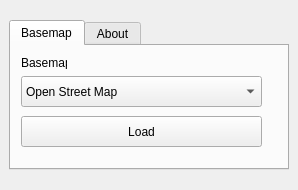
<?xml version="1.0" encoding="UTF-8"?>
<ui version="4.0">
 <class>LTaxBasemapDockWidgetBase</class>
 <widget class="QDockWidget" name="LTaxBasemapDockWidgetBase">
  <property name="geometry">
   <rect>
    <x>0</x>
    <y>0</y>
    <width>298</width>
    <height>190</height>
   </rect>
  </property>
  <property name="windowTitle">
   <string>LTax BaseMap</string>
  </property>
  <widget class="QWidget" name="dockWidgetContents">
   <layout class="QGridLayout" name="gridLayout">
    <item row="0" column="0">
     <widget class="QTabWidget" name="tabWidget">
      <property name="sizePolicy">
       <sizepolicy hsizetype="Fixed" vsizetype="Fixed">
        <horstretch>0</horstretch>
        <verstretch>0</verstretch>
       </sizepolicy>
      </property>
      <property name="minimumSize">
       <size>
        <width>280</width>
        <height>150</height>
       </size>
      </property>
      <property name="currentIndex">
       <number>0</number>
      </property>
      <widget class="QWidget" name="tab">
       <attribute name="title">
        <string>Basemap</string>
       </attribute>
       <widget class="QLabel" name="label">
        <property name="geometry">
         <rect>
          <x>10</x>
          <y>10</y>
          <width>46</width>
          <height>13</height>
         </rect>
        </property>
        <property name="text">
         <string>Basemap :</string>
        </property>
       </widget>
       <widget class="QComboBox" name="comboBox">
        <property name="geometry">
         <rect>
          <x>10</x>
          <y>30</y>
          <width>241</width>
          <height>31</height>
         </rect>
        </property>
        <property name="sizePolicy">
         <sizepolicy hsizetype="Preferred" vsizetype="Fixed">
          <horstretch>0</horstretch>
          <verstretch>0</verstretch>
         </sizepolicy>
        </property>
        <property name="layoutDirection">
         <enum>Qt::LeftToRight</enum>
        </property>
        <property name="iconSize">
         <size>
          <width>32</width>
          <height>32</height>
         </size>
        </property>
        <item>
         <property name="text">
          <string>Open Street Map</string>
         </property>
         <property name="icon">
          <iconset resource="resources.qrc">
           <normaloff>:/plugins/ltax_basemap/icons/osm2.jpeg</normaloff>:/plugins/ltax_basemap/icons/osm2.jpeg</iconset>
         </property>
        </item>
        <item>
         <property name="text">
          <string>Google Terrian</string>
         </property>
         <property name="icon">
          <iconset resource="resources.qrc">
           <normaloff>:/plugins/ltax_basemap/icons/terrain1.jpg</normaloff>:/plugins/ltax_basemap/icons/terrain1.jpg</iconset>
         </property>
        </item>
        <item>
         <property name="text">
          <string>Google Satellite Map</string>
         </property>
         <property name="icon">
          <iconset resource="resources.qrc">
           <normaloff>:/plugins/ltax_basemap/icons/imagery.png</normaloff>:/plugins/ltax_basemap/icons/imagery.png</iconset>
         </property>
        </item>
        <item>
         <property name="text">
          <string>Google Hybrid Map</string>
         </property>
         <property name="icon">
          <iconset resource="resources.qrc">
           <normaloff>:/plugins/ltax_basemap/icons/map11.jpeg</normaloff>:/plugins/ltax_basemap/icons/map11.jpeg</iconset>
         </property>
        </item>
        <item>
         <property name="text">
          <string>ESRI Topo Map</string>
         </property>
         <property name="icon">
          <iconset resource="resources.qrc">
           <normaloff>:/plugins/ltax_basemap/icons/map7.jpg</normaloff>:/plugins/ltax_basemap/icons/map7.jpg</iconset>
         </property>
        </item>
        <item>
         <property name="text">
          <string>ESRI Satellite Map</string>
         </property>
         <property name="icon">
          <iconset resource="resources.qrc">
           <normaloff>:/plugins/ltax_basemap/icons/satellite2.jpeg</normaloff>:/plugins/ltax_basemap/icons/satellite2.jpeg</iconset>
         </property>
        </item>
        <item>
         <property name="text">
          <string>RTSD L7018S</string>
         </property>
         <property name="icon">
          <iconset resource="resources.qrc">
           <normaloff>:/plugins/ltax_basemap/icons/rtsd2.jpg</normaloff>:/plugins/ltax_basemap/icons/rtsd2.jpg</iconset>
         </property>
        </item>
        <item>
         <property name="text">
          <string>ภาพถ่ายดาวเทียม 2560-2562(GSD=2m.)</string>
         </property>
         <property name="icon">
          <iconset resource="resources.qrc">
           <normaloff>:/plugins/ltax_basemap/icons/satellite.jpg</normaloff>:/plugins/ltax_basemap/icons/satellite.jpg</iconset>
         </property>
        </item>
        <item>
         <property name="text">
          <string>รูปแปลงที่ดิน โฉนด (1)</string>
         </property>
         <property name="icon">
          <iconset resource="resources.qrc">
           <normaloff>:/plugins/ltax_basemap/icons/ic_launcher.png</normaloff>:/plugins/ltax_basemap/icons/ic_launcher.png</iconset>
         </property>
        </item>
        <item>
         <property name="text">
          <string>รูปแปลงที่ดิน โฉนด (2)</string>
         </property>
         <property name="icon">
          <iconset resource="resources.qrc">
           <normaloff>:/plugins/ltax_basemap/icons/ic_launcher.png</normaloff>:/plugins/ltax_basemap/icons/ic_launcher.png</iconset>
         </property>
        </item>
        <item>
         <property name="text">
          <string>รูปแปลงที่ดิน โฉนด (3)</string>
         </property>
         <property name="icon">
          <iconset resource="resources.qrc">
           <normaloff>:/plugins/ltax_basemap/icons/ic_launcher.png</normaloff>:/plugins/ltax_basemap/icons/ic_launcher.png</iconset>
         </property>
        </item>
        <item>
         <property name="text">
          <string>รูปแปลง ส.ป.ก.4-01 (1)</string>
         </property>
         <property name="icon">
          <iconset resource="resources.qrc">
           <normaloff>:/plugins/ltax_basemap/icons/spk_logo.png</normaloff>:/plugins/ltax_basemap/icons/spk_logo.png</iconset>
         </property>
        </item>
        <item>
         <property name="text">
          <string>รูปแปลง ส.ป.ก.4-01 (2)</string>
         </property>
         <property name="icon">
          <iconset resource="resources.qrc">
           <normaloff>:/plugins/ltax_basemap/icons/spk_logo.png</normaloff>:/plugins/ltax_basemap/icons/spk_logo.png</iconset>
         </property>
        </item>
        <item>
         <property name="text">
          <string>รูปแปลง ราชพัสดุ 1</string>
         </property>
         <property name="icon">
          <iconset resource="resources.qrc">
           <normaloff>:/plugins/ltax_basemap/icons/dhanarak.jpg</normaloff>:/plugins/ltax_basemap/icons/dhanarak.jpg</iconset>
         </property>
        </item>
        <item>
         <property name="text">
          <string>รูปแปลง ราชพัสดุ 2</string>
         </property>
         <property name="icon">
          <iconset resource="resources.qrc">
           <normaloff>:/plugins/ltax_basemap/icons/dhanarak.jpg</normaloff>:/plugins/ltax_basemap/icons/dhanarak.jpg</iconset>
         </property>
        </item>
        <item>
         <property name="text">
          <string>รูปแปลง นิคมสหกรณ์</string>
         </property>
         <property name="icon">
          <iconset resource="resources.qrc">
           <normaloff>:/plugins/ltax_basemap/icons/dhanarak.jpg</normaloff>:/plugins/ltax_basemap/icons/dhanarak.jpg</iconset>
         </property>
        </item>
        <item>
         <property name="text">
          <string>รูปแปลง นิคมสร้างตนเอง</string>
         </property>
         <property name="icon">
          <iconset resource="resources.qrc">
           <normaloff>:/plugins/ltax_basemap/icons/dhanarak.jpg</normaloff>:/plugins/ltax_basemap/icons/dhanarak.jpg</iconset>
         </property>
        </item>
       </widget>
       <widget class="QPushButton" name="btnLoad">
        <property name="geometry">
         <rect>
          <x>10</x>
          <y>70</y>
          <width>241</width>
          <height>31</height>
         </rect>
        </property>
        <property name="text">
         <string>Load</string>
        </property>
       </widget>
      </widget>
      <widget class="QWidget" name="tab_2">
       <attribute name="title">
        <string>About</string>
       </attribute>
       <widget class="QLabel" name="label_2">
        <property name="geometry">
         <rect>
          <x>20</x>
          <y>10</y>
          <width>231</width>
          <height>41</height>
         </rect>
        </property>
        <property name="font">
         <font>
          <pointsize>26</pointsize>
         </font>
        </property>
        <property name="text">
         <string>&lt;html&gt;&lt;head/&gt;&lt;body&gt;&lt;p&gt;LTax BaseMap&lt;/p&gt;&lt;/body&gt;&lt;/html&gt;</string>
        </property>
        <property name="alignment">
         <set>Qt::AlignCenter</set>
        </property>
       </widget>
       <widget class="QLabel" name="label_3">
        <property name="geometry">
         <rect>
          <x>10</x>
          <y>60</y>
          <width>251</width>
          <height>20</height>
         </rect>
        </property>
        <property name="text">
         <string>by Attagorn Srinarong (TongzGIS)</string>
        </property>
        <property name="alignment">
         <set>Qt::AlignCenter</set>
        </property>
       </widget>
       <widget class="QLabel" name="label_4">
        <property name="geometry">
         <rect>
          <x>70</x>
          <y>90</y>
          <width>131</width>
          <height>16</height>
         </rect>
        </property>
        <property name="text">
         <string>Line ID: attagorn</string>
        </property>
        <property name="alignment">
         <set>Qt::AlignCenter</set>
        </property>
       </widget>
      </widget>
     </widget>
    </item>
   </layout>
  </widget>
 </widget>
 <resources>
  <include location="resources.qrc"/>
 </resources>
 <connections/>
</ui>
